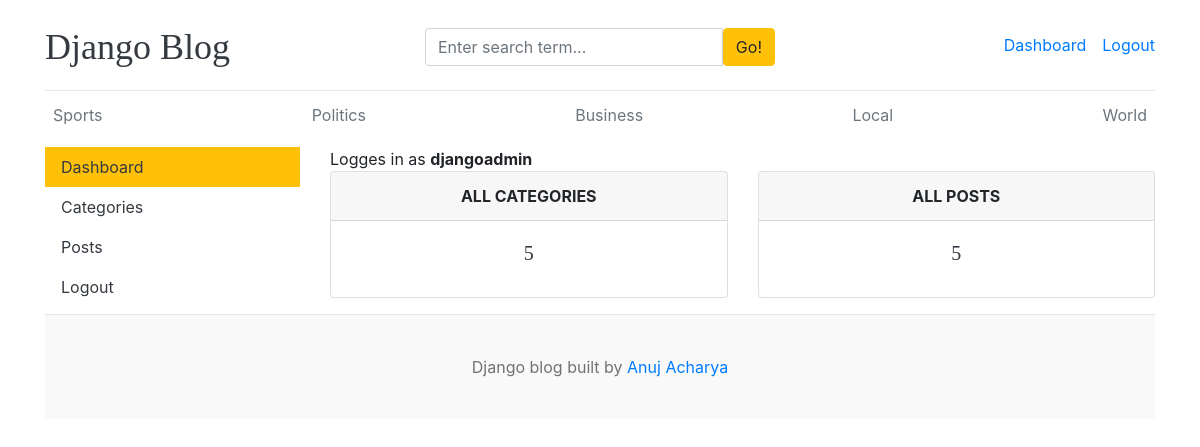
Page /dashboard/ (signed in) on the earlier database version.
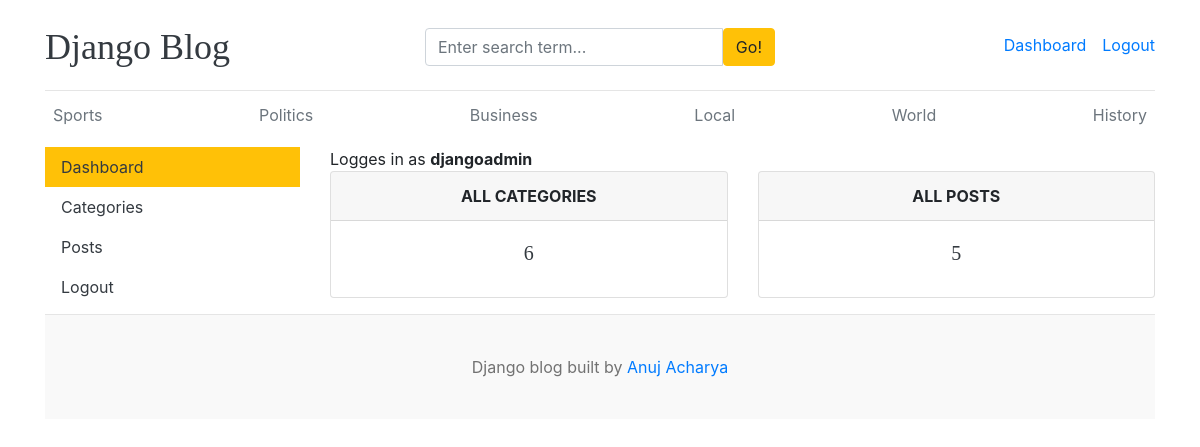
Same page on the later database version.
### blogs/models.py (models this page shows, shortened)
class Category(models.Model):
    category_name = models.CharField(max_length=100, unique=True)
    created_at = models.DateTimeField(auto_now_add=True)
    updated_at = models.DateTimeField(auto_now=True)
    class Meta:
        verbose_name_plural = 'categories'

### dashboard/views.py (the view)
# urls.py: path('dashboard/', include('dashboard.urls')),
@login_required(login_url='login')
def dashboard(request):
    category_count = Category.objects.all().count()
    blog_count = Blog.objects.all().count()
    context = {
        'category_count' : category_count,
        'blog_count': blog_count,
    }
    return render (request, 'dashboard/dashboard.html', context)

### blogs/context_processors.py (called while the page is built)
def get_categories(request):
    categories = Category.objects.all()
    return dict(categories  = categories)

def get_social_links(request):
    social_links = SocialLink.objects.all()
    return dict(social_links=social_links)

### templates/dashboard/dashboard.html
{% extends 'base.html' %}
{% block content %}
<div class="row">
   {% include 'dashboard/sidebar.html' %}
    <div class="col-md-9">
            <span>Logges in as <b>{{ user }}</b></span>
        <div class="row">
            <div class="col">
                <div class="card border-default mb-3">
                    <div class="card-header text-center text-uppercase font-weight-bold">All categories</div>
                    <div class="card-body text-dark">
                        <h5 class="card-title text-center">{{ category_count }}</h5>
                    </div>
                </div>
            </div>
            <div class="col">
                <div class="card border-default mb-3">
                    <div class="card-header text-center text-uppercase font-weight-bold">All Posts</div>
                    <div class="card-body text-dark">
                        <h5 class="card-title text-center">{{ blog_count }}</h5>
                    </div>
                </div>
            </div>
        </div>
    </div>
</div>
{% endblock%}

### templates/base.html (shortened to what this page needs)
{% load static %}
<!DOCTYPE html>
<html lang="en">
<head>
    <link href="https://getbootstrap.com/docs/4.0/dist/css/bootstrap.min.css" rel="stylesheet">
    <link href="{% static 'css/blog.css' %}" rel="stylesheet">
    <link rel="stylesheet" href="https://cdnjs.cloudflare.com/ajax/libs/font-awesome/4.7.0/css/font-awesome.min.css">
  </head>
<body>
    <div class="container">
<header class="blog-header py-3">
        <div class="row flex-nowrap justify-content-between align-items-center">
          <div class="col-4 pt-1">
            <a class="blog-header-logo text-dark" href="/">Django Blog</a>
          </div>
            <div class="col-4 pt-1">
              <form action="{% url 'search'%}" method="get">
               <div class="input-group">
                        <input class="form-control" name="keyword" type="text" value="{{keyword}}" placeholder="Enter search term..." aria-label="Enter search term..." aria-describedby="button-search" />
                        <button type= "submit " class="btn btn-warning" id="button-search" type="button">Go!</button>
                    </div>
                    </form>
            </div>
            <div class="col-4 d-flex justify-content-end align-items-center">
            {% if not user.is_authenticated %}
            <a class="btn btn-sm btn-warning" href="{% url 'login'  %}">Login</a> &nbsp;
            <a class="btn btn-sm btn-outline-secondary" href="{% url 'register' %}">Register</a>
            {% else %}
                <span><a href="{% url 'dashboard' %}">Dashboard</a></span>
                <span><a href="{% url 'logout' %}">Logout</a></span>
            {% endif %}
          </div>
        </div>
      </header>
      <div class="nav-scroller py-1 mb-2">
        <nav class="nav d-flex justify-content-between">
          {% for i in categories %}
          <a class="p-2 text-muted" href="{% url 'post_by_category' i.id%}" >{{i.category_name}}</a>
          {% endfor %}
        </nav>
      </div>
{% block content %}
{% endblock %}
 <footer class="blog-footer">
  <p>Django blog built by <a href="#">Anuj Acharya</a></p>
</footer>
</body>
</html>

Differences in the rows shown:
added Category: category_name "History"
Other differences:
{{ category_count }}: "5" → "6"
